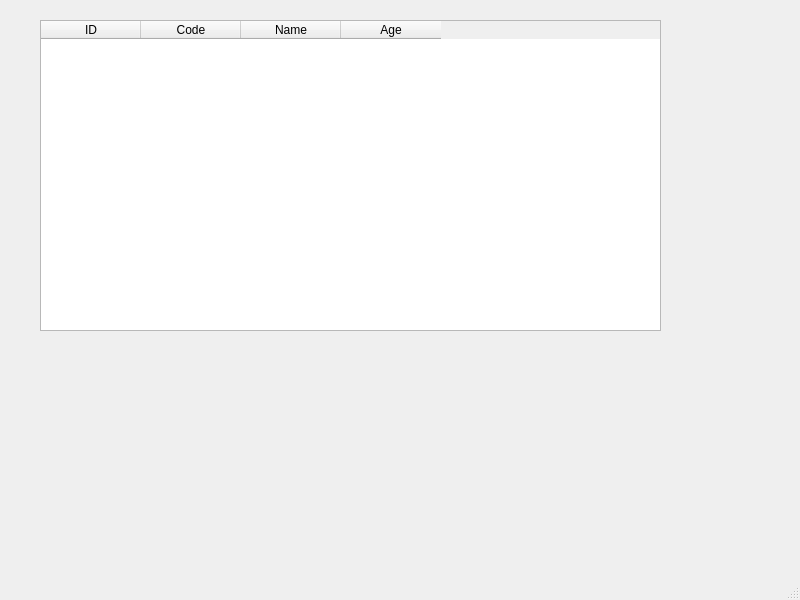
<?xml version="1.0" encoding="UTF-8"?>
<ui version="4.0">
 <class>MainWindow</class>
 <widget class="QMainWindow" name="MainWindow">
  <property name="geometry">
   <rect>
    <x>0</x>
    <y>0</y>
    <width>800</width>
    <height>600</height>
   </rect>
  </property>
  <property name="windowTitle">
   <string>MainWindow</string>
  </property>
  <widget class="QWidget" name="centralwidget">
   <widget class="QTableWidget" name="tableWidget">
    <property name="geometry">
     <rect>
      <x>40</x>
      <y>20</y>
      <width>621</width>
      <height>311</height>
     </rect>
    </property>
    <column>
     <property name="text">
      <string>ID</string>
     </property>
    </column>
    <column>
     <property name="text">
      <string>Code</string>
     </property>
    </column>
    <column>
     <property name="text">
      <string>Name</string>
     </property>
    </column>
    <column>
     <property name="text">
      <string>Age</string>
     </property>
    </column>
   </widget>
  </widget>
  <widget class="QMenuBar" name="menubar">
   <property name="geometry">
    <rect>
     <x>0</x>
     <y>0</y>
     <width>800</width>
     <height>25</height>
    </rect>
   </property>
  </widget>
  <widget class="QStatusBar" name="statusbar"/>
 </widget>
 <resources/>
 <connections/>
</ui>
